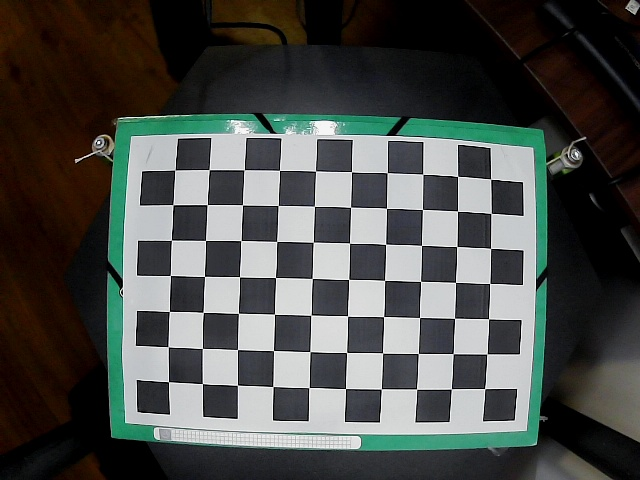
#> input picture calibration_photos/calibration_0.jpg, 640 x 480 px; its folder holds only this picture in this run
$ python matrix_calculation.py
#> lines starting #> are read from the running program, lines starting #| are printed output that depends on the picture; after the words box and inside, x2 and y2 are one past the last pixel; in counts of white or black regions, pixels touching at a corner belong together; long printed decimals are rounded
import cv2
import numpy as np
import glob

# Chessboard Size (7x7 Grid = 6x6 Corners)
CHECKERBOARD = (10, 7)

# 3D World Points (Assume Z = 0)
objp = np.zeros((CHECKERBOARD[0] * CHECKERBOARD[1], 3), np.float32)
objp[:, :2] = np.mgrid[0:CHECKERBOARD[0], 0:CHECKERBOARD[1]].T.reshape(-1, 2)

objpoints = []  # Real-world points
imgpoints = []  # Image points

# Load all images from the folder
images = glob.glob("calibration_photos/*.jpg")

for fname in images:
    img = cv2.imread(fname)
#> img is the input picture: shape (480, 640, 3); mean B, G, R 73.5, 76.4, 74.2
    gray = cv2.cvtColor(img, cv2.COLOR_BGR2GRAY)
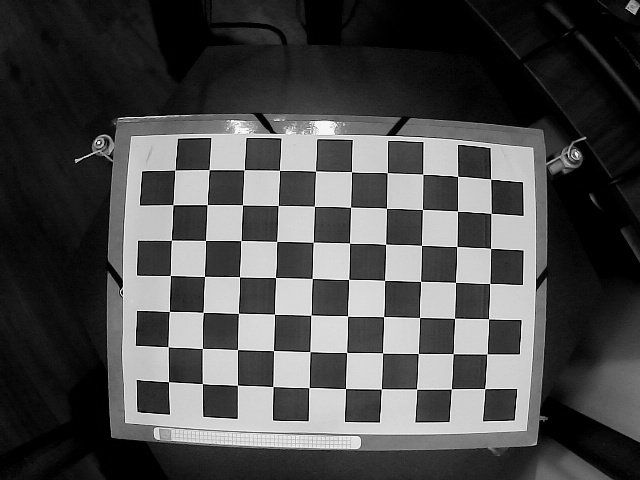
#> gray: shape (480, 640); min 0, max 252, mean 75.4

    # Find checkerboard corners
    ret, corners = cv2.findChessboardCorners(gray, CHECKERBOARD, None)
#> ret = True; corners = 70 rows, first 8: [484.7, 388.7], [451.4, 388.9], [416.6, 389], [381.3, 389], [345.5, 388.6], [309, 387.6], [272.9, 386.5], [237.5, 385.1]

    if ret:
        objpoints.append(objp)
        imgpoints.append(corners)

        # Draw and show detected corners
        img = cv2.drawChessboardCorners(img, CHECKERBOARD, corners, ret)
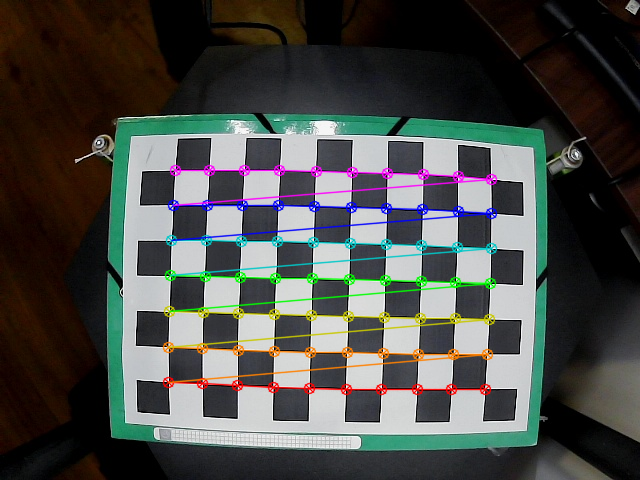
#> img: shape (480, 640, 3); 5.75% of pixels changed, all inside (x1, y1, x2, y2) = (162, 164, 498, 396)
        cv2.imshow("Checkerboard Detection", img)
        cv2.waitKey(500)

cv2.destroyAllWindows()

# Perform camera calibration
ret, camera_matrix, dist_coeffs, rvecs, tvecs = cv2.calibrateCamera(objpoints, imgpoints, gray.shape[::-1], None, None)
#> ret = 0.24; camera_matrix = [[3834.1, 0, 296.3], [0, 3806.9, 238.9], [0, 0, 1]]; dist_coeffs = [[-11.75, -808.5, 0.226, 0.15, -5.11]]; rvecs = ([0.204, 0.142, -3.1],); tvecs = ([5.28, 4.18, 105.8],)

# Print the results
print("\nCamera Matrix:\n", camera_matrix)
#| Camera Matrix:
#|  [[3.83406379e+03 0.00000000e+00 2.96288269e+02]
#|  [0.00000000e+00 3.80685872e+03 2.38881413e+02]
#|  [0.00000000e+00 0.00000000e+00 1.00000000e+00]]
print("\nDistortion Coefficients:\n", dist_coeffs)
#| Distortion Coefficients:
#|  [[-1.17458036e+01 -8.08484487e+02  2.26464051e-01  1.49870373e-01
#|   -5.11307007e+00]]

# Save Calibration Data
np.savez("camera_calibration_data.npz", camera_matrix=camera_matrix, dist_coeffs=dist_coeffs)

print("\nCalibration completed. Data saved as 'camera_calibration_data.npz'")

$ run again, on calibration_photos/calibration_12.jpg
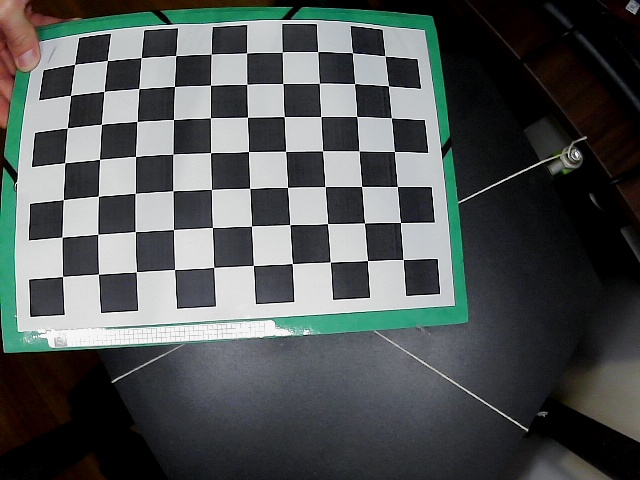
#> input picture calibration_photos/calibration_12.jpg, 640 x 480 px
#> img is the input picture: shape (480, 640, 3); mean B, G, R 85.2, 85.4, 80.6
#> `gray = cv2.cvtColor(img, cv2.COLOR_BGR2GRAY)`:
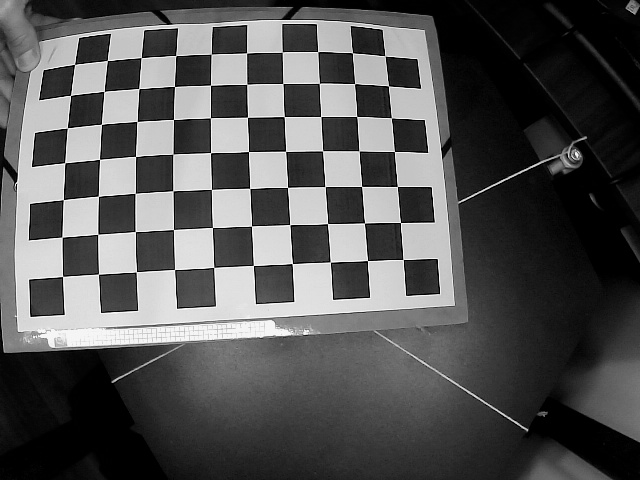
#> gray: shape (480, 640); min 0, max 251, mean 83.9
#> `ret, corners = cv2.findChessboardCorners(gray, CHECKERBOARD, None)`: ret = True; corners = 70 rows, first 8: [403.1, 259.5], [367.4, 260.6], [330.4, 262], [292.2, 263.6], [253.4, 265.4], [213.7, 267.4], [174.5, 269.5], [136.3, 271.7]
#> `img = cv2.drawChessboardCorners(img, CHECKERBOARD, corners, ret)`:
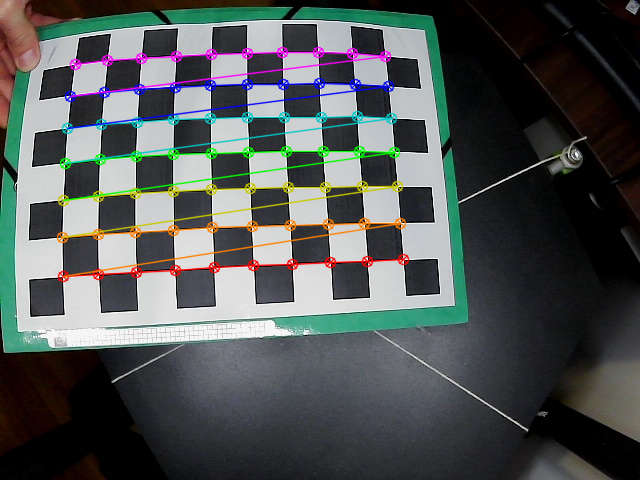
#> img: shape (480, 640, 3); 5.76% of pixels changed, all inside (x1, y1, x2, y2) = (56, 46, 410, 283)
#> `ret, camera_matrix, dist_coeffs, rvecs, tvecs = cv2.calibrateCamera(ob..`: ret = 1.06; camera_matrix = [[2158.7, 0, 336.7], [0, 2471.1, 234.5], [0, 0, 1]]; dist_coeffs = [[-2.87, -124.3, 0.15, -0.206, 2530.4]]; rvecs = ([-0.114, 0.724, 3.02],); tvecs = ([1.81, 0.612, 57.48],)
#| Camera Matrix:
#|  [[2.15868878e+03 0.00000000e+00 3.36665480e+02]
#|  [0.00000000e+00 2.47110539e+03 2.34513574e+02]
#|  [0.00000000e+00 0.00000000e+00 1.00000000e+00]]
#| Distortion Coefficients:
#|  [[-2.87482664e+00 -1.24294570e+02  1.50370178e-01 -2.05878452e-01
#|    2.53041234e+03]]

$ run again, on calibration_photos/calibration_13.jpg
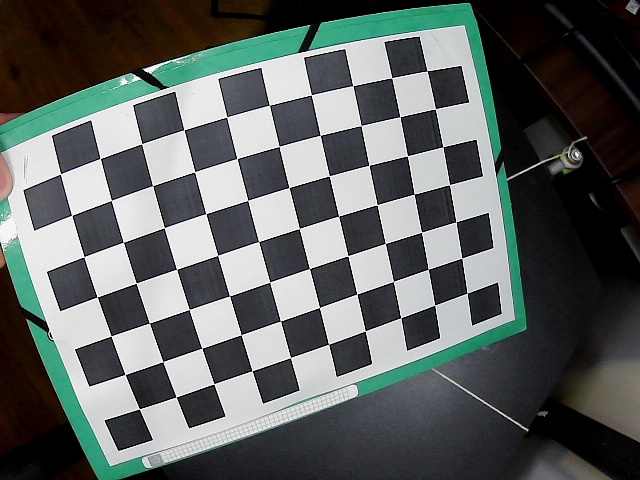
#> input picture calibration_photos/calibration_13.jpg, 640 x 480 px
#> img is the input picture: shape (480, 640, 3); mean B, G, R 96.8, 98.5, 93.1
#> `gray = cv2.cvtColor(img, cv2.COLOR_BGR2GRAY)`:
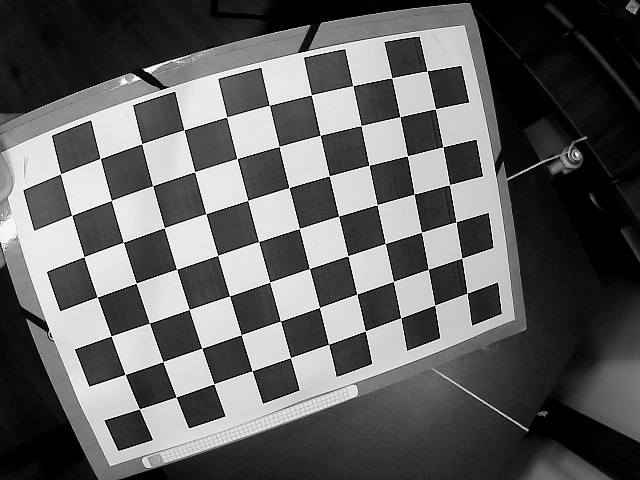
#> gray: shape (480, 640); min 0, max 252, mean 96.6
#> `ret, corners = cv2.findChessboardCorners(gray, CHECKERBOARD, None)`: ret = True; corners = 70 rows, first 8: [467.2, 293.1], [434.6, 305.2], [400.8, 317.8], [365.4, 330.9], [328.6, 344.3], [290.4, 357.6], [251.8, 370.8], [213.9, 384.1]
#> `img = cv2.drawChessboardCorners(img, CHECKERBOARD, corners, ret)`:
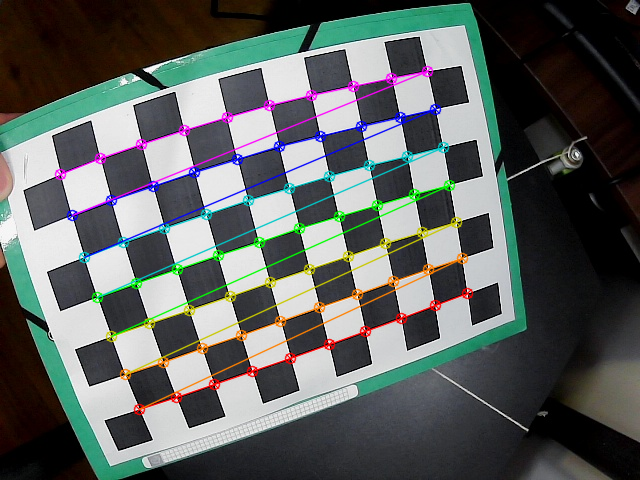
#> img: shape (480, 640, 3); 6.09% of pixels changed, all inside (x1, y1, x2, y2) = (54, 65, 474, 416)
#> `ret, camera_matrix, dist_coeffs, rvecs, tvecs = cv2.calibrateCamera(ob..`: ret = 0.495; camera_matrix = [[720.2, 0, 478.8], [0, 774.1, 309.7], [0, 0, 1]]; dist_coeffs = [[-0.707, 0.275, -0.00729, -0.0944, -0.103]]; rvecs = ([-0.619, -0.611, 2.77],); tvecs = ([-0.312, -0.43, 20.26],)
#| Camera Matrix:
#|  [[720.156   0.         478.828]
#|  [  0.         774.059 309.680]
#|  [  0.           0.           1.        ]]
#| Distortion Coefficients:
#|  [[-0.7066  0.2748 -0.007291 -0.09437 -0.1035 ]]

$ run again, on calibration_photos/calibration_14.jpg
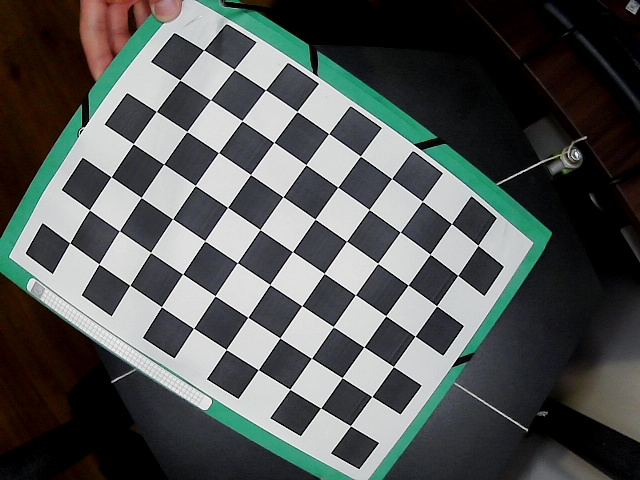
#> input picture calibration_photos/calibration_14.jpg, 640 x 480 px
#> img is the input picture: shape (480, 640, 3); mean B, G, R 85.3, 86.7, 82.8
#> `gray = cv2.cvtColor(img, cv2.COLOR_BGR2GRAY)`:
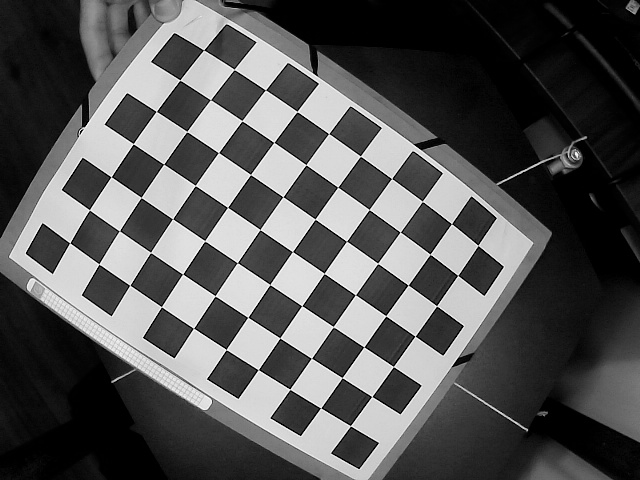
#> gray: shape (480, 640); min 0, max 252, mean 85.3
#> `ret, corners = cv2.findChessboardCorners(gray, CHECKERBOARD, None)`: ret = True; corners = 70 rows, first 8: [350.4, 425.7], [320.6, 407.9], [289.8, 389.3], [258.3, 369.6], [226.3, 349.6], [193.5, 328.3], [161.5, 306.7], [129.7, 285.2]
#> `img = cv2.drawChessboardCorners(img, CHECKERBOARD, corners, ret)`:
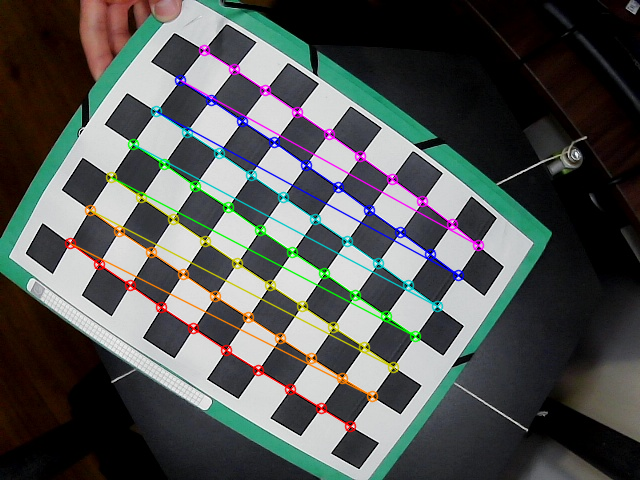
#> img: shape (480, 640, 3); 5.49% of pixels changed, all inside (x1, y1, x2, y2) = (64, 44, 485, 433)
#> `ret, camera_matrix, dist_coeffs, rvecs, tvecs = cv2.calibrateCamera(ob..`: ret = 0.344; camera_matrix = [[984, 0, 374.1], [0, 944.1, 410.4], [0, 0, 1]]; dist_coeffs = [[-0.991, 0.163, -0.094, -0.0268, 0.256]]; rvecs = ([0.49, 0.258, -2.5],); tvecs = ([-0.627, 0.445, 26.18],)
#| Camera Matrix:
#|  [[983.986   0.         374.093]
#|  [  0.         944.113 410.380]
#|  [  0.           0.           1.        ]]
#| Distortion Coefficients:
#|  [[-0.9909  0.1632   -0.09395  -0.02676   0.2556]]

$ run again, on calibration_photos/calibration_1.jpg
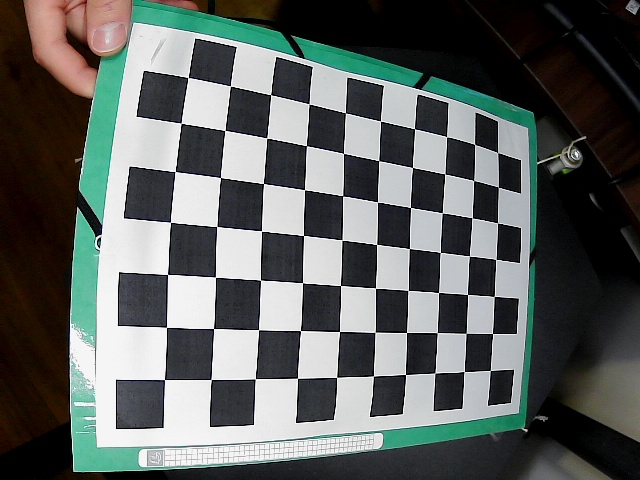
#> input picture calibration_photos/calibration_1.jpg, 640 x 480 px
#> img is the input picture: shape (480, 640, 3); mean B, G, R 94.9, 97.2, 92.5
#> `gray = cv2.cvtColor(img, cv2.COLOR_BGR2GRAY)`:
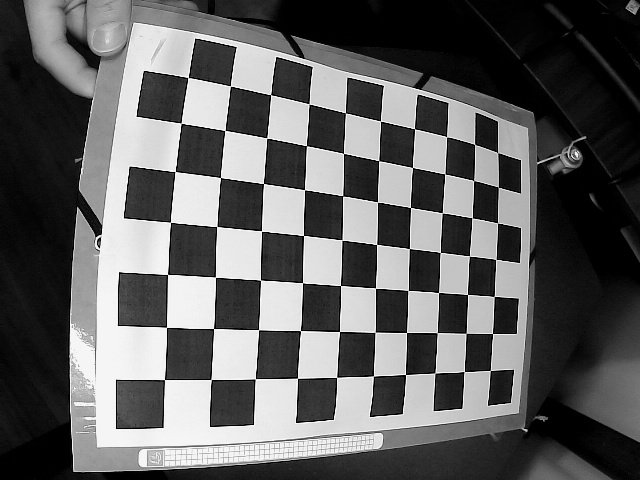
#> gray: shape (480, 640); min 0, max 252, mean 95.5
#> `ret, corners = cv2.findChessboardCorners(gray, CHECKERBOARD, None)`: ret = True; corners = 70 rows, first 8: [490.3, 370.4], [464.3, 371.5], [434.8, 373.1], [405.5, 374.5], [373.4, 376], [336.6, 377.4], [297.5, 378.2], [255.4, 378.8]
#> `img = cv2.drawChessboardCorners(img, CHECKERBOARD, corners, ret)`:
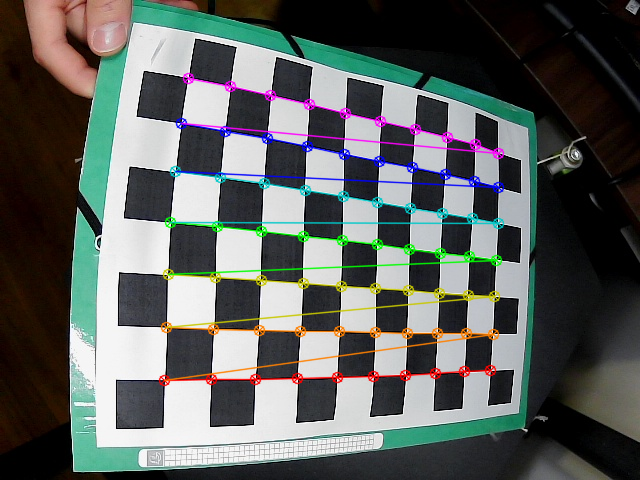
#> img: shape (480, 640, 3); 5.86% of pixels changed, all inside (x1, y1, x2, y2) = (158, 72, 505, 387)
#> `ret, camera_matrix, dist_coeffs, rvecs, tvecs = cv2.calibrateCamera(ob..`: ret = 1.05; camera_matrix = [[570.9, 0, 220.2], [0, 549.5, 313.9], [0, 0, 1]]; dist_coeffs = [[-0.817, 2.91, -0.0126, 0.0795, -4.63]]; rvecs = ([0.8, -0.014, -3],); tvecs = ([6.76, 1.58, 14.5],)
#| Camera Matrix:
#|  [[570.850   0.         220.237]
#|  [  0.         549.539  313.947 ]
#|  [  0.           0.           1.        ]]
#| Distortion Coefficients:
#|  [[-0.8172  2.909 -0.01261  0.07952 -4.632]]
